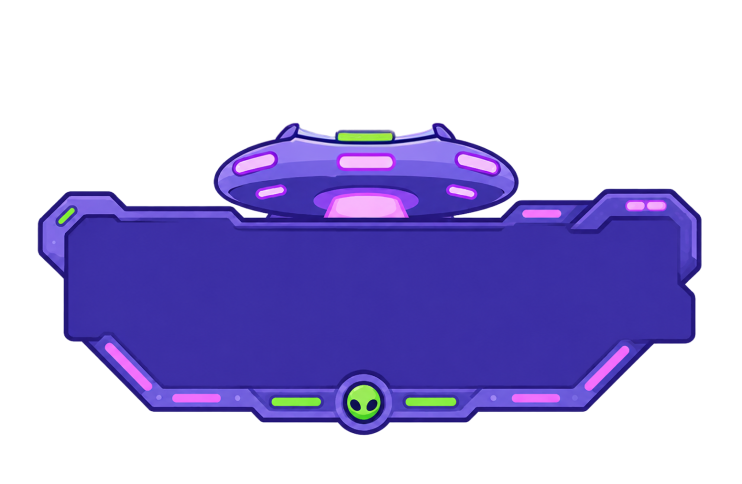
#> input picture apps/magnetic-2/art-src/win/plate.png, 1484 x 968 px (shown at 1/2 size); its folder holds 4 pictures in this run
$ python build-win-card.py
#> lines starting #> are read from the running program, lines starting #| are printed output that depends on the picture
#!/usr/bin/env python3
"""Cut the MOTHERSHIP win card's pieces and PRINT the placement table for winCardTiers.ts.

The six assembled win screens live on the Design page under SECTION 4013:920 "Types of wins"
(EPIC 9034:25341 - SWEET 9034:25584 - MYTHIC 9034:25101 - LEGENDARY 9041:26358 -
WILD 9034:25823 - MAX 7103:5231). Every one is a full 1200x670 game screen with the card
composited on top, so the card is not something to invent -- it is something to MEASURE.

Each piece is a Figma node with a known render box in that 1200x670 frame, and art-src/win holds
that node rendered at 2x. Two facts follow, and they are the whole reason this script exists:

  * the exported PNG has transparent margin (the plate's own art starts 245px down its 968px
    export), so "draw the file at the node's box" is right but "the node's box IS the art" is not;
  * a sprite drawn at anything other than its trimmed aspect is a stretched sprite.

So every piece is trimmed to its own ink here, and the ink's box is mapped back into frame
coordinates and printed centre-relative (the card is drawn around the screen centre). The
printed table is pasted verbatim into src/game/winCardTiers.ts -- it is generated data, not
hand-tuned numbers.

Blob rotation is baked into the art rather than applied in code: the slime splat appears at 0/15/
30/45 degrees across the six screens, and Figma renders a rotated node already rotated, so four
exports remove four sets of trigonometry from the component.

Run from apps/magnetic-2:  python3 scripts/build-win-card.py
"""

from __future__ import annotations

import sys
from pathlib import Path

from PIL import Image

ROOT = Path(__file__).resolve().parent.parent
SRC = ROOT / "art-src" / "win"
OUT = ROOT / "static" / "assets" / "components" / "win_boards"

WEBP = dict(quality=86, method=6, alpha_quality=88)

# The design frame every box below is measured in.
FRAME_W, FRAME_H = 1200.0, 670.0

# art file -> asset key. The blob is ONE drawing; the suffix is the rotation it was exported at.
PIECES = {
    "plate": "winCardPlate",
    "saucer": "winCardSaucer",
    "alien": "winCardAlien",
    "word_sweet": "winWordSweet",
    "word_wild": "winWordWild",
    "word_epic": "winWordEpic",
    "word_mythic": "winWordMythic",
    "word_legendary": "winWordLegendary",
    "word_max": "winWordMax",
    "blob_a15": "winBlobA15",
    "blob_a30": "winBlobA30",
    "blob_b0": "winBlobB0",
    "blob_b45": "winBlobB45",
}

# Figma render boxes (absoluteRenderBounds), frame-relative, straight off the REST API.
# The lockup is shared by the five tier screens; MAX draws the same art 1.2x and 24px higher,
# because its wordmark is stacked on two lines and needs the room.
LOCKUP = {"plate": (229, 34, 742, 484), "saucer": (458, 7, 276, 217), "alien": (500, 64, 191, 160)}
LOCKUP_MAX = {
    "plate": (156, -15, 890, 581),
    "saucer": (463, -17, 276, 217),
    "alien": (506, 40, 191, 160),
}

# The plate art was replaced 2026-09-08 with the design's belly-less drawing (Figma 9148:31503,
# art-src/win/plate.png; the retired export with the saucer's belly baked into its top edge is
# kept as plate_belly_retired.png). That node sits loose on the canvas, not in a win screen, so it
# has no render box in the frame: the plate is placed by its SLAB instead — the purple body,
# measured on the retired export exactly as WIN_CARD_PLATE_SLAB was (rows with >=70% horizontal
# ink coverage, columns with >=25% vertical) and mapped through the LOCKUP plate box:
SLAB = (289.0, 233.5, 636.0, 197.5)
# The new drawing is proportionally wider (slab 3.6:1 against the retired 3.2:1), so it is fitted
# by WIDTH at its own aspect and centred on the retired slab's centre line.
#
# With no belly in the plate, the saucer (which has its own) is drawn OVER the plate, at its
# design box — belly visible above the wordmark exactly as the screens show it. The retired belly
# ran down to the slab top while the saucer sprite's stops 27 units short of it; that band lies
# behind the wordmark on every tier (its top is 20-60 units above the saucer's bottom), so it is
# not bridged. Seating the saucer on the plate instead was tried and rejected: it pushed the belly
# behind the wordmark and left a bare dome.
SLAB_ROW_COVER = 0.70
SLAB_COL_COVER = 0.25

# The saucer was replaced the same day with the design's ship (Figma 9148:31504 — the one the
# in-game background flies, art-src/win/saucer.png is static/assets/components/ui/ufo_ship.webp;
# the retired dome-and-belly export is saucer_retired.png). It too has no box in a win screen, so
# it is fitted by WIDTH to the retired saucer's ink and bottom-aligned to it — these are the
# retired export's ink fractions (x, y, w, h of its 552x434 file), which through the LOCKUP saucer
# box gave the 260.5-wide rect the table used to carry.
SAUCER_RETIRED_FRAC = (14 / 552, 31 / 434, 521 / 552, 368 / 434)
# The amount plaque is a DRAWN rounded rect (fill #3A3981, 4px stroke, radius 17.8), not art.
PLAQUE = (389, 488, 399, 120.1)
PLAQUE_MAX = (401, 501, 399, 120.1)

TIERS = {
    "sweet": {
        "word": ("word_sweet", (294.5, 145.5, 611, 357)),
        "blobs": [("blob_a15", (824.4, 174.4, 175.7, 151.3))],
    },
    "wild": {
        "word": ("word_wild", (272, 135, 638, 372)),
        "blobs": [("blob_a30", (810.8, 179.8, 183.2, 170.5))],
        # WILD is the one screen that lifts the alien 10px -- its wordmark rides higher.
        "lockup": {**LOCKUP, "alien": (500, 54, 191, 160)},
    },
    "epic": {
        "word": ("word_epic", (295, 136, 603, 353)),
        "blobs": [("blob_a15", (805.4, 174.4, 175.7, 151.3))],
    },
    "mythic": {
        "word": ("word_mythic", (299, 154, 602, 340)),
        "blobs": [("blob_a15", (819.4, 174.4, 175.7, 151.3))],
    },
    "legendary": {
        "word": ("word_legendary", (284.5, 142, 613, 358)),
        "blobs": [("blob_a30", (834.7, 169.8, 183.2, 170.5))],
    },
    "max": {
        "word": ("word_max", (303, 40, 594, 485)),
        "lockup": LOCKUP_MAX,
        "plaque": PLAQUE_MAX,
        # MAX throws the slime across the whole screen instead of parking one splat by the mark.
        "blobs": [
            ("blob_a30", (836.8, 158.8, 272.6, 254.3)),
            ("blob_b0", (156, 200, 161, 156)),
            ("blob_b0", (874, 357, 106, 102)),
            ("blob_b0", (982, 403, 106, 102)),
            ("blob_b0", (145, 140, 91, 88)),
            ("blob_b45", (220, 58, 126.6, 126.6)),
            ("blob_b45", (81, 23, 126.6, 126.6)),
            ("blob_b45", (1048, 295, 126.6, 126.6)),
            ("blob_b45", (1090, 414, 91.7, 91.7)),
        ],
    },
}


def trim(name: str) -> tuple[Image.Image, tuple[float, float, float, float]]:
    """Return the piece trimmed to its ink, plus that ink as fractions of the export."""
#> called with name = 'plate'
    src = SRC / f"{name}.png"
    if not src.exists():
        sys.exit(f"build-win-card: missing art-src/win/{name}.png")
    im = Image.open(src).convert("RGBA")
#> im is the input picture: PIL image 1484x968 RGBA; mean R, G, B, A 31.7, 24.6, 71.7, 104.7
    bb = im.getchannel("A").point(lambda v: 255 if v > 8 else 0).getbbox()
#> bb = (74, 245, 1404, 871)
    if bb is None:
        sys.exit(f"build-win-card: {name}.png is fully transparent")
    x0, y0, x1, y1 = bb
#> x0 = 74; y0 = 245; x1 = 1404; y1 = 871
    frac = (x0 / im.width, y0 / im.height, (x1 - x0) / im.width, (y1 - y0) / im.height)
#> frac = (0.0499, 0.253, 0.896, 0.647)
    return im.crop(bb), frac


Rect = tuple[float, float, float, float]  # x, y, w, h in frame units


# [99 lines left out: functions place, fmt, slab_fracs, saucer_belt, alien_head_frac, place_plate and 1 more, not called in this run]


# How much of the glass band the alien's head fills, top to bottom. The design's sample shows the
# whole head inside the dome with air around it — the head must fit the glass, not be cut by the
# hull, which is what carrying the retired dome's 145-unit alien box onto a 58-unit glass did.
ALIEN_HEAD_FILL = 0.8


# [24 lines left out: functions lockup_rects, max_slab, not called in this run]


def main() -> None:
    OUT.mkdir(parents=True, exist_ok=True)
    fracs: dict[str, tuple[float, float, float, float]] = {}
    arts: dict[str, Image.Image] = {}
    total = 0
    for name, key in PIECES.items():
        art, frac = trim(name)
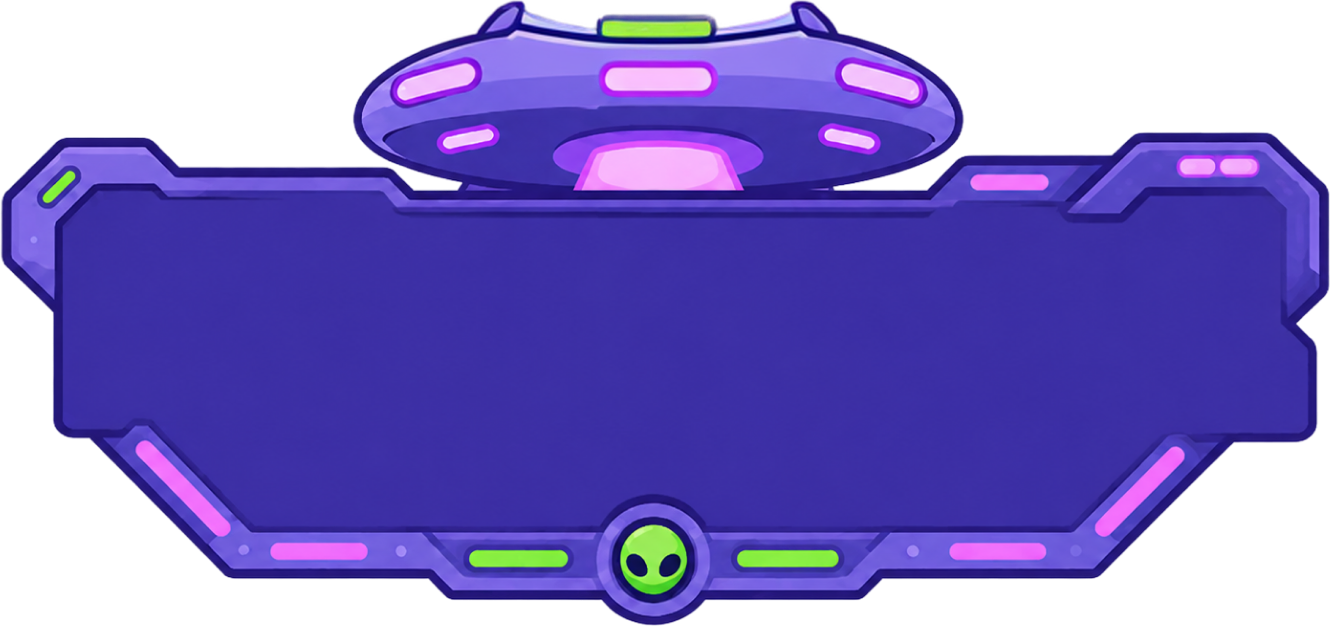
#> art: PIL image 1330x626 RGBA; mean R, G, B, A 54.7, 42.5, 123.7, 180.7; transparent parts drawn white
#> frac = (0.0499, 0.253, 0.896, 0.647)
        fracs[name] = frac
        arts[name] = art
        art.save(OUT / f"{key}.webp", **WEBP)
#> (the run stopped early here; a loop or call above may not have finished)
